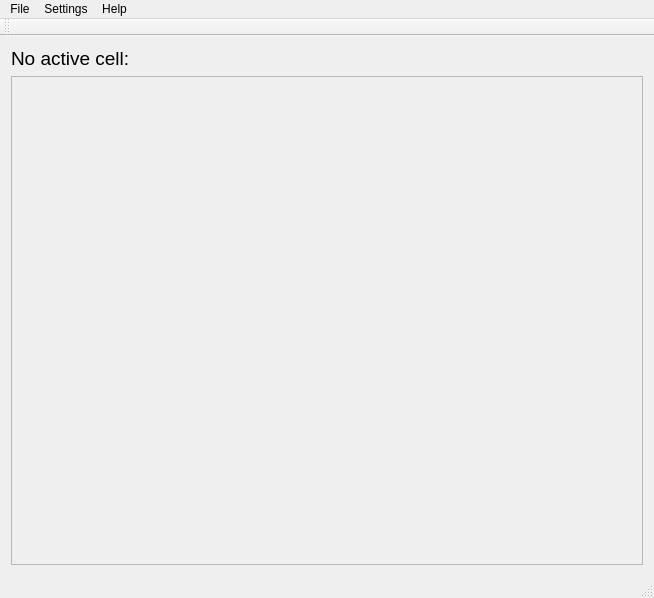
<?xml version="1.0" encoding="UTF-8"?>
<ui version="4.0">
 <class>MSExcelClass</class>
 <widget class="QMainWindow" name="MSExcelClass">
  <property name="geometry">
   <rect>
    <x>0</x>
    <y>0</y>
    <width>654</width>
    <height>598</height>
   </rect>
  </property>
  <property name="windowTitle">
   <string>MSExcel</string>
  </property>
  <widget class="QWidget" name="centralWidget">
   <layout class="QGridLayout" name="centralWidgetGridLayout">
    <item row="0" column="0">
     <widget class="QLabel" name="infoLabel">
      <property name="font">
       <font>
        <family>Arial</family>
        <pointsize>14</pointsize>
        <weight>50</weight>
        <bold>false</bold>
       </font>
      </property>
      <property name="text">
       <string>No active cell:</string>
      </property>
     </widget>
    </item>
    <item row="1" column="0" colspan="2">
     <widget class="QScrollArea" name="scrollArea">
      <property name="font">
       <font>
        <kerning>true</kerning>
       </font>
      </property>
      <property name="widgetResizable">
       <bool>true</bool>
      </property>
      <widget class="QWidget" name="scrollAreaWidgetContents">
       <property name="geometry">
        <rect>
         <x>0</x>
         <y>0</y>
         <width>630</width>
         <height>476</height>
        </rect>
       </property>
       <layout class="QGridLayout" name="uiField"/>
      </widget>
     </widget>
    </item>
   </layout>
  </widget>
  <widget class="QMenuBar" name="menuBar">
   <property name="geometry">
    <rect>
     <x>0</x>
     <y>0</y>
     <width>654</width>
     <height>26</height>
    </rect>
   </property>
   <widget class="QMenu" name="menuFile">
    <property name="title">
     <string>File</string>
    </property>
    <addaction name="actionNew"/>
    <addaction name="actionOpen"/>
    <addaction name="actionSave_as"/>
    <addaction name="separator"/>
    <addaction name="actionExit"/>
   </widget>
   <widget class="QMenu" name="menuSettings">
    <property name="title">
     <string>Settings</string>
    </property>
    <addaction name="actionSettings"/>
   </widget>
   <widget class="QMenu" name="menuHelp">
    <property name="title">
     <string>Help</string>
    </property>
    <addaction name="actionAbout"/>
   </widget>
   <addaction name="menuFile"/>
   <addaction name="menuSettings"/>
   <addaction name="menuHelp"/>
  </widget>
  <widget class="QToolBar" name="mainToolBar">
   <attribute name="toolBarArea">
    <enum>TopToolBarArea</enum>
   </attribute>
   <attribute name="toolBarBreak">
    <bool>false</bool>
   </attribute>
  </widget>
  <widget class="QStatusBar" name="statusBar"/>
  <action name="actionAbout">
   <property name="text">
    <string>About</string>
   </property>
  </action>
  <action name="actionSettings">
   <property name="text">
    <string>Settings</string>
   </property>
  </action>
  <action name="actionNew">
   <property name="text">
    <string>New</string>
   </property>
  </action>
  <action name="actionOpen">
   <property name="text">
    <string>Open</string>
   </property>
  </action>
  <action name="actionSave_as">
   <property name="text">
    <string>Save as</string>
   </property>
  </action>
  <action name="actionExit">
   <property name="text">
    <string>Exit</string>
   </property>
  </action>
 </widget>
 <layoutdefault spacing="6" margin="11"/>
 <resources>
  <include location="MSExcel.qrc"/>
 </resources>
 <connections/>
</ui>
